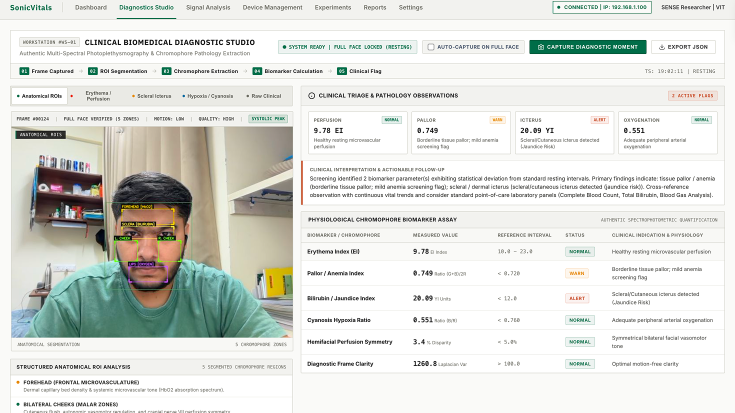
#> input picture Report/images/anatomical_dashboard.png, 1470 x 825 px (shown at 1/2 size)
$ python make_synthetic.py --out out.png
#> lines starting #> are read from the running program, lines starting #| are printed output that depends on the picture; after the words box and inside, x2 and y2 are one past the last pixel; in counts of white or black regions, pixels touching at a corner belong together
"""Small synthetic dataset in the UBFC-rPPG DATASET_2 layout, for testing the benchmark code.

A face image is animated with a known pulse on its skin pixels (blood-volume colour change, green
strongest), slow illumination drift, sensor noise and small head translations; the pulse waveform
is written as the ground truth. It only checks that the pipeline runs and recovers a clean pulse.
It is NOT evidence of accuracy on real faces: use the real datasets for that.

    python benchmark/make_synthetic.py --out /tmp/sv_synth --subjects 3 --seconds 40
"""
import argparse
import os

import cv2
import numpy as np

REPO = os.path.dirname(os.path.dirname(os.path.abspath(__file__)))
FACE = os.path.join(REPO, 'Report', 'images', 'anatomical_dashboard.png')


def face_image():
    img = cv2.imread(FACE)
#> img is the input picture: shape (825, 1470, 3); mean B, G, R 219.1, 223.8, 222
    h, w = img.shape[:2]
#> h = 825; w = 1470
    img = img[int(0.30 * h):int(0.82 * h), 0:int(0.40 * w)]
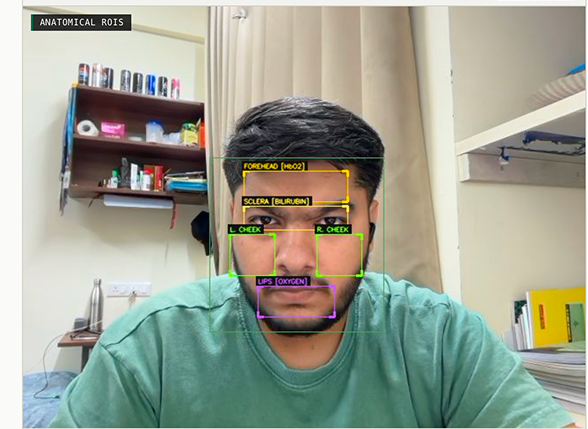
#> img: shape (429, 588, 3); mean B, G, R 145.7, 160.5, 156.1
    return cv2.resize(img, (640, 480), interpolation=cv2.INTER_CUBIC)


def main():
    ap = argparse.ArgumentParser()
    ap.add_argument('--out', required=True)
    ap.add_argument('--subjects', type=int, default=3)
    ap.add_argument('--seconds', type=float, default=40.0)
    ap.add_argument('--fps', type=float, default=30.0)
    args = ap.parse_args()
    rng = np.random.default_rng(1)
    base = face_image().astype(np.float32)
    ycc = cv2.cvtColor(base.astype(np.uint8), cv2.COLOR_BGR2YCrCb)
#> ycc: shape (480, 640, 3); mean of channels 0, 1, 2 157.5, 127, 121.3
    skin = ((ycc[..., 1] > 135) & (ycc[..., 1] < 175) & (ycc[..., 2] > 80) & (ycc[..., 2] < 125)).astype(np.float32)
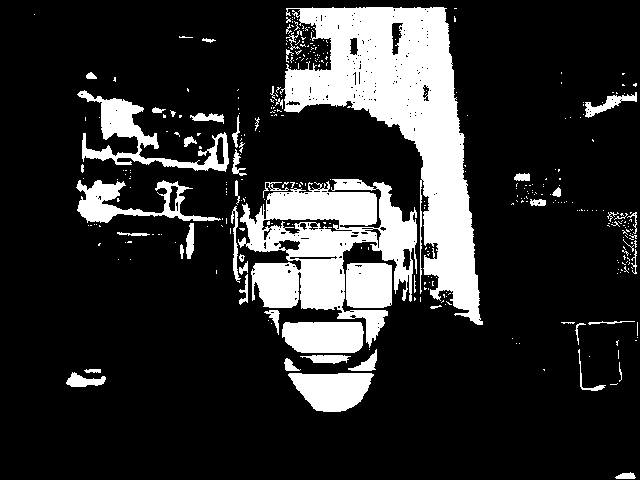
#> skin: shape (480, 640) float32; values 0 (black) and 1 (white), 18.1% white; 358 white regions (304 under 20 px), largest, box (x1, y1, x2, y2) and area: (280, 7, 483, 325) 23965, (238, 179, 417, 348) 14140, (77, 90, 229, 172) 3174
    skin = cv2.GaussianBlur(skin, (15, 15), 0)[..., None]
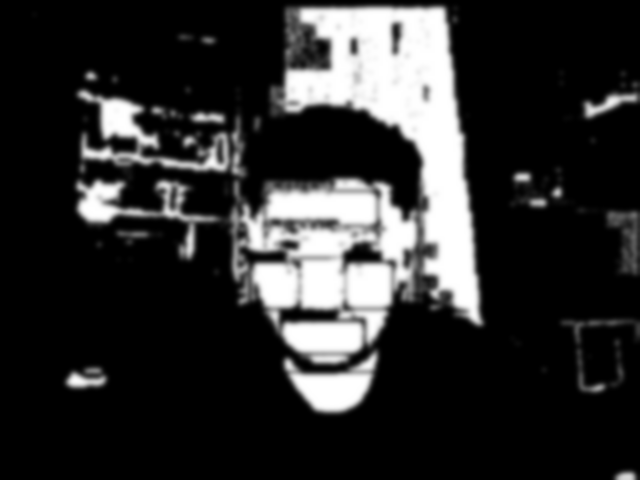
#> skin: shape (480, 640, 1) float32; min 0, max 1, mean 0.181
    n = int(args.seconds * args.fps)
    for s in range(1, args.subjects + 1):
        hr = rng.uniform(58, 105)
        t = np.arange(n) / args.fps
        inst = hr / 60 * (1 + 0.04 * np.sin(2 * np.pi * 0.25 * t))          # respiratory sinus arrhythmia
        phase = 2 * np.pi * np.cumsum(inst) / args.fps
        ppg = np.sin(phase) + 0.35 * np.sin(2 * phase - 0.8)                   # dicrotic shape
        d = os.path.join(args.out, f'subject{s}')
        os.makedirs(d, exist_ok=True)
        vw = cv2.VideoWriter(os.path.join(d, 'vid.avi'), cv2.VideoWriter_fourcc(*'FFV1'), args.fps, (640, 480))
        for i in range(n):
            gain = 1 - 0.006 * ppg[i] * np.array([0.53, 0.77, 0.33], np.float32)   # B, G, R
            illum = 1 + 0.01 * np.sin(2 * np.pi * 0.05 * t[i])
            frame = base * (1 - skin + skin * gain) * illum
            dx, dy = 2 * np.sin(2 * np.pi * 0.1 * t[i]), 1.5 * np.sin(2 * np.pi * 0.07 * t[i])
            frame = cv2.warpAffine(frame, np.float32([[1, 0, dx], [0, 1, dy]]), (640, 480), borderMode=cv2.BORDER_REFLECT)
            frame += rng.normal(0, 2.0, frame.shape).astype(np.float32)
            vw.write(np.clip(frame, 0, 255).astype(np.uint8))
        vw.release()
        with open(os.path.join(d, 'ground_truth.txt'), 'w') as f:
            f.write(' '.join(f'{v:.6e}' for v in ppg) + '\n')
            f.write(' '.join(f'{hr:.6e}' for _ in ppg) + '\n')
            f.write(' '.join(f'{v:.6e}' for v in t) + '\n')
        print(f'subject{s}: {hr:.1f} BPM, {n} frames')


if __name__ == '__main__':
#> (the run stopped early here; a loop or call above may not have finished)
